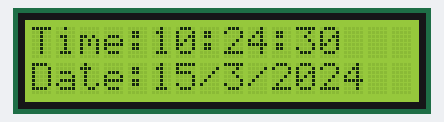
This sketch was run on a simulated Arduino Uno, built with avr-gcc and run on an emulated ATmega328P. On the bench: 16×2 character LCD. The local clock reads 2024-03-15 10:24:30 at power-on unless the sketch sets it.

Above: at 0.1 s.
At 9.1 s:
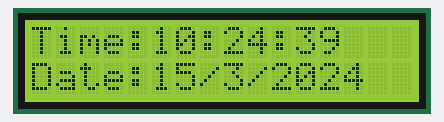
At 14.1 s:
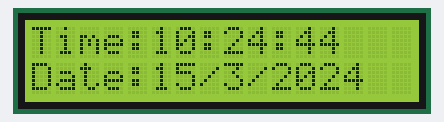
At 19.1 s:
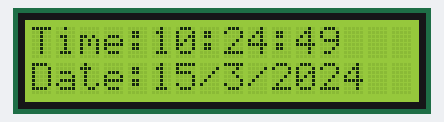
At 28.1 s:
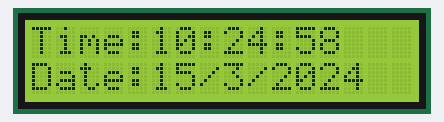
At 38.1 s:
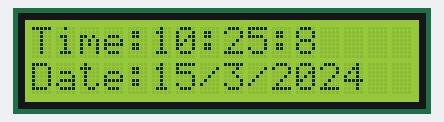

The sketch:

DS1307.ino
```cpp
#include <Wire.h>
#include <LiquidCrystal_I2C.h>//点击这里会自动打开管理库页面: http://librarymanager/All#LiquidCrystal_I2C
#include <RTClib.h>//点击这里会自动打开管理库页面: http://librarymanager/All#RTClib


DateTime now;
RTC_DS3231 rtc;
LiquidCrystal_I2C lcd(0x27,16,2);


void displayDate(void);
void displayTime(void);

void setup ()
{
  Serial.begin(9600);
  lcd.init();
  lcd.backlight();
  if (! rtc.begin())
  {
    Serial.println("DS1307 RTC Module not Present");
    while (1);
  }
  if (rtc.lostPower())
  {
    Serial.println("RTC power failure, resetting the time!");
    rtc.adjust(DateTime(F(__DATE__), F(__TIME__)));
  }
}

void loop ()
{
  now = rtc.now();
  displayDate();
  displayTime();
}
 void displayTime()
 {
  lcd.setCursor(0,0);
  lcd.print("Time:");
  lcd.print(now.hour());
  lcd.print(':');
  lcd.print(now.minute());
  lcd.print(':');
  lcd.print(now.second());
  lcd.print("    ");
 }

 void displayDate()
 {
  lcd.setCursor(0,1);
  lcd.print("Date:");
  lcd.print(now.day());
  lcd.print('/');
  lcd.print(now.month());
  lcd.print('/');
  lcd.print(now.year());
 }
```

Measured:
- what the display in image 1 shows lasts 1.0 s, from 9.1 s to 10.1 s
